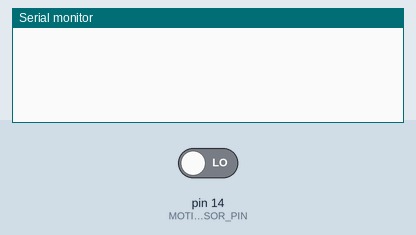
A sketch run on a simulated Arduino Uno, built with avr-gcc and run on an emulated ATmega328P. On the bench: the last lines printed to the serial monitor. The inputs (shaded band) are chosen by the test bench; at power-on: pin 14 (MOTION_SENSOR_PIN) LOW.

Above: at 1.2 s.
1.3 s: pin 14 (MOTION_SENSOR_PIN) driven HIGH
At 2.3 s:
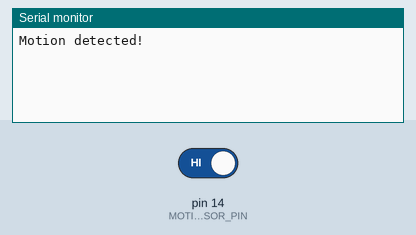
2.8 s: pin 14 (MOTION_SENSOR_PIN) driven LOW
At 3.5 s:
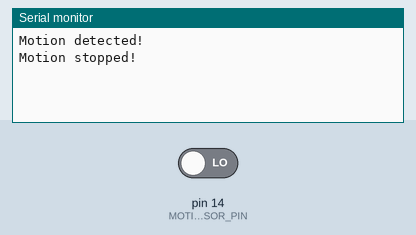

The sketch:

Prototype_sensor.ino
```cpp
const int MOTION_SENSOR_PIN = 14;   // Arduino-pin som er koblet til MOTION_SENSOR_PIN
int motionStateCurrent      = LOW; // nåværende tilstand til motion-sensor-pinnen
int motionStatePrevious     = LOW; // forrige tilstand til motion-sensor-pinnen

bool showX = false;

//instansvariabler for LED
// 2-dimensjonal array av rad-pinnumre:
const int row[8] = {
  2, 7, 19, 5, 13, 18, 12, 16
};

// 2-dimennsjonal array av kolonno-pinnumre:
const int col[8] = {
  6, 11, 10, 3, 17, 4, 8, 9
};

// 2-dimensional array av piksler
int pixels[8][8];

typedef bool charMapType[8][8];
// LED Kryss kode, 1 for LED på, 0 for LED av
const charMapType signal = {
  {1, 1, 0, 0, 0, 0, 1, 1},
  {1, 1, 1, 0, 0, 1, 1, 1},
  {0, 1, 1, 1, 1, 1, 1, 0},
  {0, 0, 1, 1, 1, 1, 0, 0},
  {0, 0, 1, 1, 1, 1, 0, 0},
  {0, 1, 1, 1, 1, 1, 1, 0},
  {1, 1, 1, 0, 0, 1, 1, 1},
  {1, 1, 0, 0, 0, 0, 1, 1}
};

void setup() {
  Serial.begin(9600);                // Initialiser serial
  pinMode(MOTION_SENSOR_PIN, INPUT); // setter arduino pin til input

// Setter LED pin i rad og kol til å være output
  for (int thisPin = 0; thisPin < 8; thisPin++) {
    pinMode(col[thisPin], OUTPUT);
    pinMode(row[thisPin], OUTPUT);

  }
  setupMatrix();
}


void loop() {
  // hvis showX er true så vises X
  if (showX){
    displayLedPattern();
  }

  motionStatePrevious = motionStateCurrent;             // Lagre forrige tilstand
  motionStateCurrent  = digitalRead(MOTION_SENSOR_PIN); // les ny tilstand

  if (motionStatePrevious == LOW && motionStateCurrent == HIGH) { // pin state change: LOW -> HIGH
    Serial.println("Motion detected!");
    showX = true;
  }
  else if (motionStatePrevious == HIGH && motionStateCurrent == LOW) { // pin state change: HIGH -> LOW
    Serial.println("Motion stopped!");
    showX = false;
  }
}

void displayLedPattern(){
  for (int thisRow = 0; thisRow < 8; thisRow++) {
    digitalWrite(row[thisRow], HIGH);
    for (int thisCol = 0; thisCol < 8; thisCol++) {
      // hent tilstand til gjeldende piksel
      int thisPixel = pixels[thisRow][thisCol];
      // når row er HIGH og col er LOW,
      // Slås LED på
      digitalWrite(col[thisCol], thisPixel);
      // Slå av pikselen
      if (thisPixel == LOW) {
        digitalWrite(col[thisCol], HIGH);
      }
    }
    // Sett rad-pin til LOW får å slå av hele raden
    digitalWrite(row[thisRow], LOW);
  }
}

// går gjennom hver LED på 8x8 matrix og sjekker boolean value
void setupMatrix(){
  for (int x = 0; x < 8; x++) {
    for (int y = 0; y < 8; y++) {
      bool v = signal[x][y];
      if(v){
        pixels[x][y] = LOW;
      }else{
        pixels[x][y] = HIGH;
      }
    }
  }
}
```

Measured:
- after the input at 1.3 s, the serial monitor: prints a new line at once (image 1)
- after the input at 2.8 s, the serial monitor: prints a new line at once (image 2)
